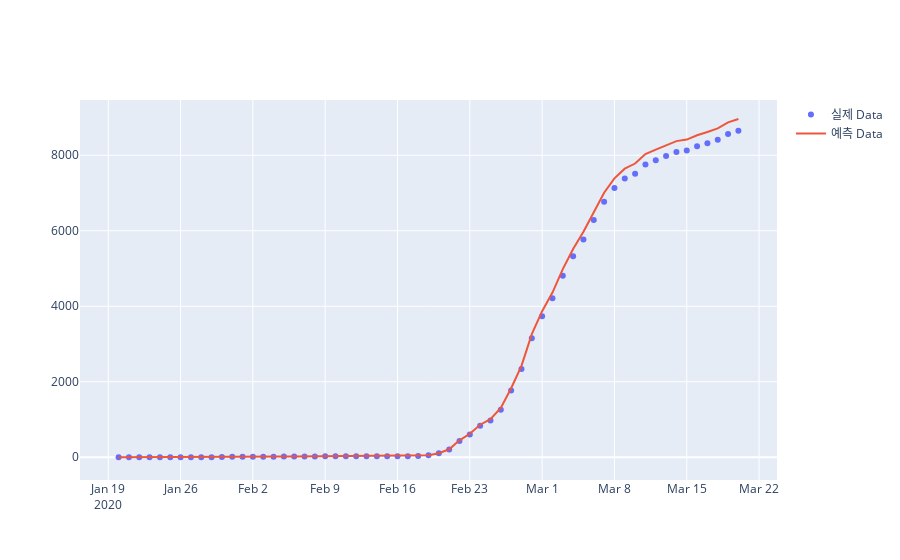

Source (notebook cell):
### Markdown cell above
#### 3B1B의 COVID-19 예상 식

### Code cell
learning_rate = 0.001
training_epochs = 1000
display_step = 100

num_of_samples = x_data.shape[0]

X = tf.placeholder(tf.float32)
Y = tf.placeholder(tf.float32)

W = tf.Variable(np.random.randn(), name="weight")
B = tf.Variable(np.random.randn(), name="bias")

pred = X + W * B * X

cost = tf.reduce_sum(tf.pow(pred-Y, 2))/(2*num_of_samples)

optimizer = tf.train.AdamOptimizer(learning_rate).minimize(cost)

sess = tf.Session()
sess.run(tf.global_variables_initializer())

for epoch in range(training_epochs):
    for (x, y) in zip(x_data, y_data):   # zip에 있는 리스트들을 원소로하는 튜플을 생성하여
        sess.run(optimizer, feed_dict={X: x, Y: y})

    if (epoch+1) % display_step == 0:
        c = sess.run(cost, feed_dict={X: x_data, Y: y_data})
        print("Epoch:", '%d' % (epoch+1), "cost=", "{:.1f}".format(c),
              "W=", sess.run(W), "b=", sess.run(B))

print("최적화가 완료되었습니다.")
training_cost = sess.run(cost, feed_dict={X: x_data, Y: y_data})
print("훈련이 끝난 후 비용과 모델 파라미터입니다.  cost=", training_cost,
      "W=", sess.run(W), "b=", sess.run(B), '\n')

fig = go.Figure()
fig.add_trace(go.Scatter(x=tmp.date, y=tmp.confirmed,
                    mode='markers', name='실제 Data'))
fig.add_trace(go.Scatter(x=tmp.date, y=(x_data + sess.run(W) * sess.run(B) * x_data)+x_data,
                    mode='lines',
                    name='예측 Data'))

### Figure 1 — Plotly figure (JSON) as saved in the notebook; plotly's stock layout.template omitted (floating-point values rounded to 4 significant figures)
{"data": [{"mode": "markers", "name": "실제 Data", "type": "scatter", "x": ["2020-01-20", "2020-01-21", "2020-01-22", "2020-01-23", "2020-01-24", "2020-01-25", "2020-01-26", "2020-01-27", "2020-01-28", "2020-01-29", "2020-01-30", "2020-01-31", "2020-02-01", "2020-02-02", "2020-02-03", "2020-02-04", "2020-02-05", "2020-02-06", "2020-02-07", "2020-02-08", "2020-02-09", "2020-02-10", "2020-02-11", "2020-02-12", "2020-02-13", "2020-02-14", "2020-02-15", "2020-02-16", "2020-02-17", "2020-02-18", "2020-02-19", "2020-02-20", "2020-02-21", "2020-02-22", "2020-02-23", "2020-02-24", "2020-02-25", "2020-02-26", "2020-02-27", "2020-02-28", "2020-02-29", "2020-03-01", "2020-03-02", "2020-03-03", "2020-03-04", "2020-03-05", "2020-03-06", "2020-03-07", "2020-03-08", "2020-03-09", "2020-03-10", "2020-03-11", "2020-03-12", "2020-03-13", "2020-03-14", "2020-03-15", "2020-03-16", "2020-03-17", "2020-03-18", "2020-03-19", "2020-03-20"], "y": [1, 1, 1, 1, 2, 2, 3, 4, 4, 4, 6, 11, 12, 15, 15, 16, 18, 23, 24, 24, 27, 27, 28, 28, 28, 28, 28, 29, 30, 31, 51, 104, 204, 433, 602, 833, 977, 1261, 1766, 2337, 3150, 3736, 4212, 4812, 5328, 5766, 6284, 6767, 7134, 7382, 7513, 7755, 7869, 7979, 8086, 8126, 8236, 8320, 8413, 8565, 8652]}, {"mode": "lines", "name": "예측 Data", "type": "scatter", "x": ["2020-01-20", "2020-01-21", "2020-01-22", "2020-01-23", "2020-01-24", "2020-01-25", "2020-01-26", "2020-01-27", "2020-01-28", "2020-01-29", "2020-01-30", "2020-01-31", "2020-02-01", "2020-02-02", "2020-02-03", "2020-02-04", "2020-02-05", "2020-02-06", "2020-02-07", "2020-02-08", "2020-02-09", "2020-02-10", "2020-02-11", "2020-02-12", "2020-02-13", "2020-02-14", "2020-02-15", "2020-02-16", "2020-02-17", "2020-02-18", "2020-02-19", "2020-02-20", "2020-02-21", "2020-02-22", "2020-02-23", "2020-02-24", "2020-02-25", "2020-02-26", "2020-02-27", "2020-02-28", "2020-02-29", "2020-03-01", "2020-03-02", "2020-03-03", "2020-03-04", "2020-03-05", "2020-03-06", "2020-03-07", "2020-03-08", "2020-03-09", "2020-03-10", "2020-03-11", "2020-03-12", "2020-03-13", "2020-03-14", "2020-03-15", "2020-03-16", "2020-03-17", "2020-03-18", "2020-03-19", "2020-03-20"], "y": [1.036, 1.036, 1.036, 1.036, 2.071, 2.071, 3.107, 4.143, 4.143, 4.143, 6.214, 11.39, 12.43, 15.54, 15.54, 16.57, 18.64, 23.82, 24.86, 24.86, 27.96, 27.96, 29.0, 29.0, 29.0, 29.0, 29.0, 30.04, 31.07, 32.11, 52.82, 107.7, 211.3, 448.5, 623.5, 862.7, 1012.0, 1306.0, 1829.0, 2420.0, 3262.0, 3869.0, 4362.0, 4984.0, 5518.0, 5972.0, 6508.0, 7009.0, 7389.0, 7645.0, 7781.0, 8032.0, 8150.0, 8264.0, 8375.0, 8416.0, 8530.0, 8617.0, 8713.0, 8871.0, 8961.0]}], "layout": {}}
